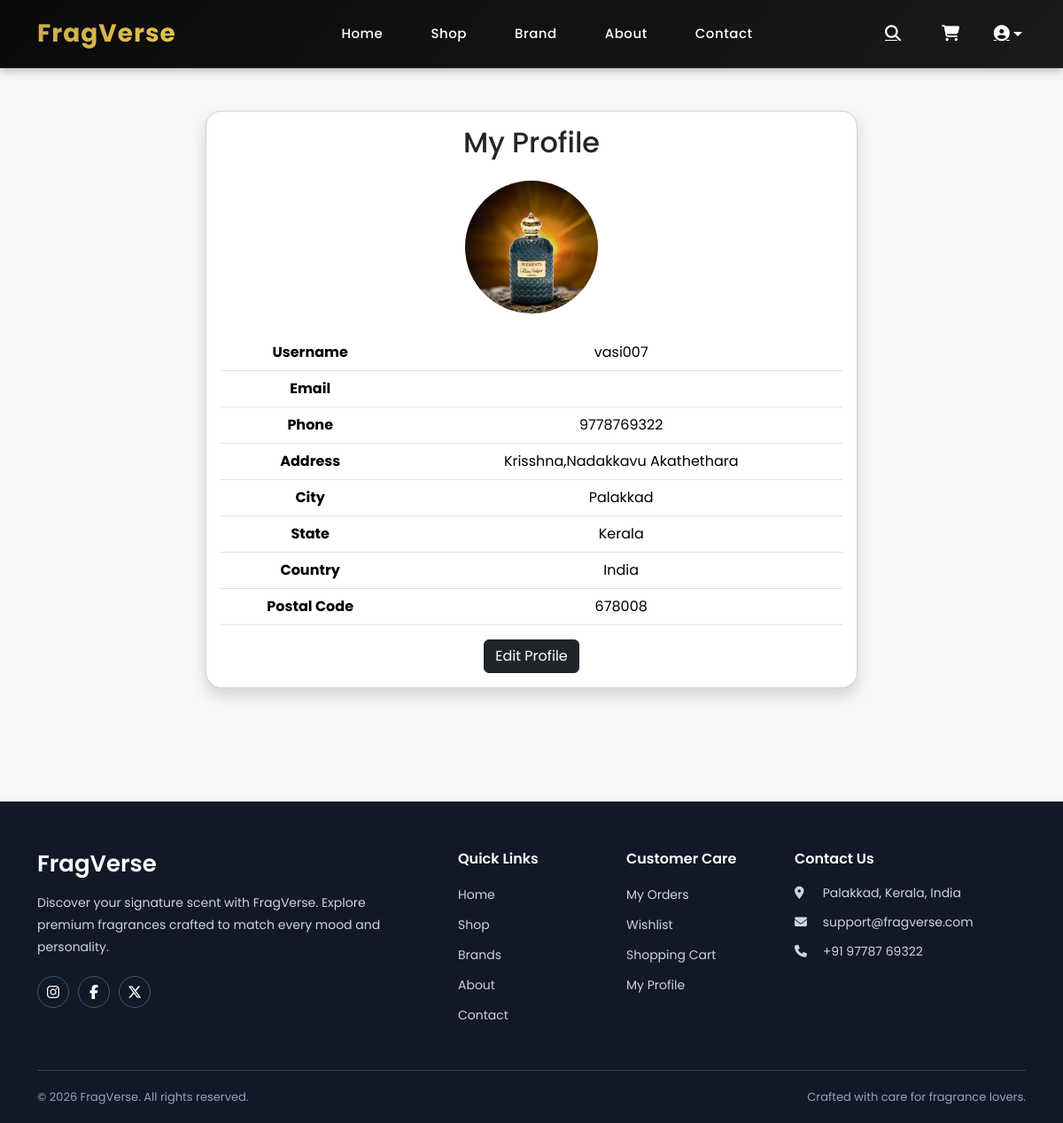
Screenshot of /profile/ (signed in) with the database file from the repository.
### accounts/models.py (models this page shows, shortened)
class Profile(models.Model):
    user = models.OneToOneField(User,on_delete=models.CASCADE)
    phone = models.CharField(max_length=15,blank=True)
    address = models.TextField(blank=True)
    city = models.CharField(max_length=100,blank=True)
    state = models.CharField(max_length=100,blank=True)
    country = models.CharField(max_length=100,blank=True)
    postal_code = models.CharField(max_length=20,blank=True)
    profile_image = models.ImageField(
        upload_to="profiles/",
        default="profiles/default.png",
        blank=True
    )

### accounts/views.py (the view)
# urls.py: path("profile/",views.profile,name="profile"),
@login_required(login_url="login")
def profile(request):
    profile = Profile.objects.get(user=request.user)
    context = {"profile": profile}
    return render(request, "profile.html", context)

### store/cart.py (called while the page is built, shortened)
    def __iter__(self):
        product_ids = []
        variant_ids = []
        invalid_keys = []
        if invalid_keys:
            for key in invalid_keys:
                del self.cart[key]
            self.save()
        products = Product.objects.filter(
            id__in=product_ids
        )
        variants = ProductVariant.objects.filter(
            id__in=variant_ids
        )
        product_dict = {
            product.id: product
            for product in products
        }
        variant_dict = {
            variant.id: variant
            for variant in variants
        }

    def get_total_quantity(self):
        total = 0
        for item in self:
            total += item["quantity"]
        return total

    def __len__(self):
        return self.get_total_quantity()

### store/context_processors.py (called while the page is built)
def cart(request):
  return {"cart": Cart(request)}

def wishlist(request):
    if request.user.is_authenticated:
        wishlist_product_ids = set(
            Wishlist.objects.filter(
                user=request.user
            ).values_list(
                "product_id",
                flat=True
            )
        )
    else:
        wishlist_product_ids = set()
    return {
        "wishlist_product_ids": wishlist_product_ids
    }

### templates/profile.html (shortened to what this page needs)
{% extends "base.html" %}
{% block content %}
<div class="container py-5">
    <div class="row justify-content-center">
        <div class="col-lg-8">
            <div class="card shadow">
                <div class="card-body">
                    <h2 class="mb-4 text-center"> My Profile </h2>
                    <div class="text-center mb-4">
                        <img src="{{ profile.profile_image.url }}"
                             width="150"
                             class="rounded-circle">
                    </div>
                    <table class="table">
                        <tr>
                            <th>Username</th>
                            <td>{{ request.user.username }}</td>
                        </tr>
                        <tr>
                            <th>Email</th>
                            <td>{{ request.user.email }}</td>
                        </tr>
                        <tr>
                            <th>Phone</th>
                            <td>{{ profile.phone }}</td>
                        </tr>
                        <tr>
                            <th>Address</th>
                            <td>{{ profile.address }}</td>
                        </tr>
                        <tr>
                            <th>City</th>
                            <td>{{ profile.city }}</td>
                        </tr>
                        <tr>
                            <th>State</th>
                            <td>{{ profile.state }}</td>
                        </tr>
                        <tr>
                            <th>Country</th>
                            <td>{{ profile.country }}</td>
                        </tr>
                        <tr>
                            <th>Postal Code</th>
                            <td>{{ profile.postal_code }}</td>
                        </tr>
                    </table>
                    <div class="text-center">
                        <a
                        href="{% url 'edit_profile' %}"
                        class="btn btn-dark">
                        Edit Profile
                        </a>
                    </div>
                </div>
            </div>
        </div>
    </div>
</div>
{% endblock %}

### rows the page displays
Profile: profile_image (picture), phone "9778769322", address "Krisshna,Nadakkavu Akathethara", city "Palakkad", state "Kerala", country "India", postal_code "678008"

### other values shown
{{ request.user.username }} "vasi007"
